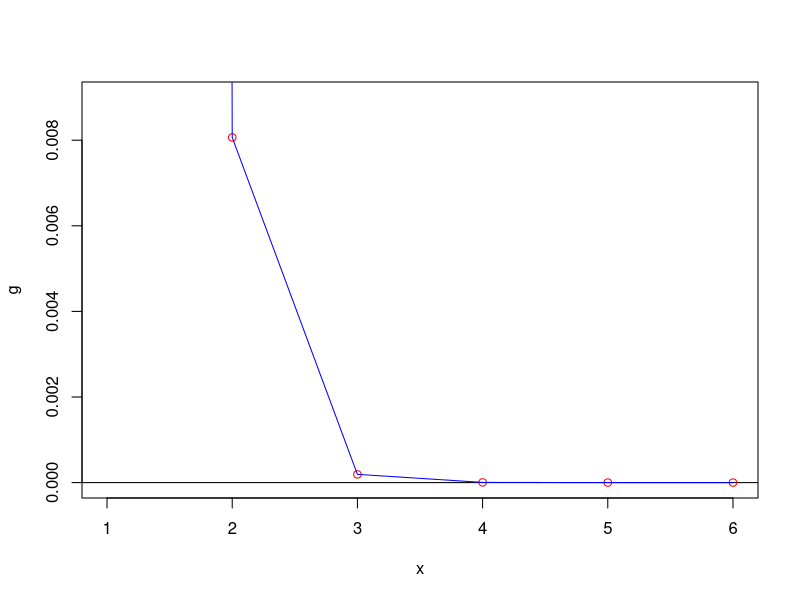

The R script that drew this image:
# -------------------------------------------------------------------------------------
# Código realizado por: 
# * Natalia Navas
# * Jorge Salgado 
# * Sebastián Santamaría
# -------------------------------------------------------------------------------------
# Clase análisis numérico mier-vier 1903
# -------------------------------------------------------------------------------------
puntofijo=function(g,x0,tol=(10^-8),maxIteraciones=100){
  #contador de iteraciones k
  k=0
  listaIteraciones = c()
  listaErrores = c()
  cat("----------------------------------------------------------\n")
  cat(formatC( c("Iteracion","xInicial","xActual","Error"), width = -15, format = "f", flag = " "), "\n")
  cat("----------------------------------------------------------\n")
  repeat{
    x1=g(x0)
    dx=abs((x1-x0)/x1)
    if(k!=0){
      listaIteraciones = c(listaIteraciones, k)
      listaErrores= c(listaErrores,dx)
      cat(formatC( c(k,x0,x1,dx), digits=10, width = -15, format = "f", flag = " "), "\n")
    }
    x0=x1
    k=k+1
    #si k supera el maximo de iteraciones o dx es menor a la tolerancia limite, se detiene
    if (dx<tol||k>maxIteraciones)break;
  }
  #si dx es mayor a la tolerancia limite
  if (dx>tol){
    cat("no hubo convergencia   ")
    
  }else {
    cat("x* es aproximadamente ", x1, " con error relativo de ", dx)
  }
  points(listaIteraciones, listaErrores, col="red")
  lines(listaIteraciones, listaErrores, col = "blue")
}

g = function(x) ((x^3 -1)/-5);
#formar el lienzo
plot(g, xlim=c(1,6), ylim=c(0,0.009), col = "white")
#linea en 0
abline(h=0,col="black")
puntofijo(g,1)
